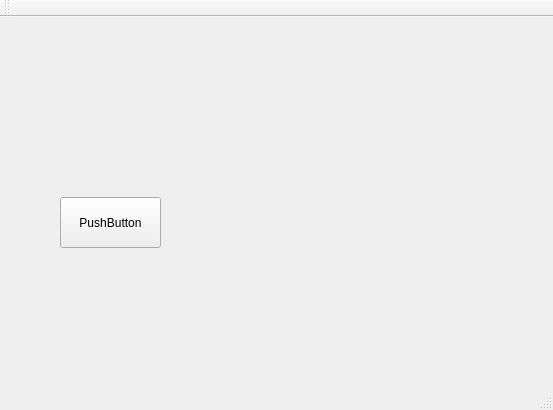
<?xml version="1.0" encoding="UTF-8"?>
<ui version="4.0">
 <class>MainWindow</class>
 <widget class="QMainWindow" name="MainWindow">
  <property name="geometry">
   <rect>
    <x>0</x>
    <y>0</y>
    <width>553</width>
    <height>410</height>
   </rect>
  </property>
  <property name="windowTitle">
   <string>MainWindow</string>
  </property>
  <widget class="QWidget" name="centralWidget">
   <widget class="QPushButton" name="pushButton">
    <property name="geometry">
     <rect>
      <x>60</x>
      <y>180</y>
      <width>101</width>
      <height>51</height>
     </rect>
    </property>
    <property name="text">
     <string>PushButton</string>
    </property>
   </widget>
  </widget>
  <widget class="QMenuBar" name="menuBar">
   <property name="geometry">
    <rect>
     <x>0</x>
     <y>0</y>
     <width>553</width>
     <height>25</height>
    </rect>
   </property>
  </widget>
  <widget class="QToolBar" name="mainToolBar">
   <attribute name="toolBarArea">
    <enum>TopToolBarArea</enum>
   </attribute>
   <attribute name="toolBarBreak">
    <bool>false</bool>
   </attribute>
  </widget>
  <widget class="QStatusBar" name="statusBar"/>
 </widget>
 <layoutdefault spacing="6" margin="11"/>
 <resources/>
 <connections/>
</ui>
